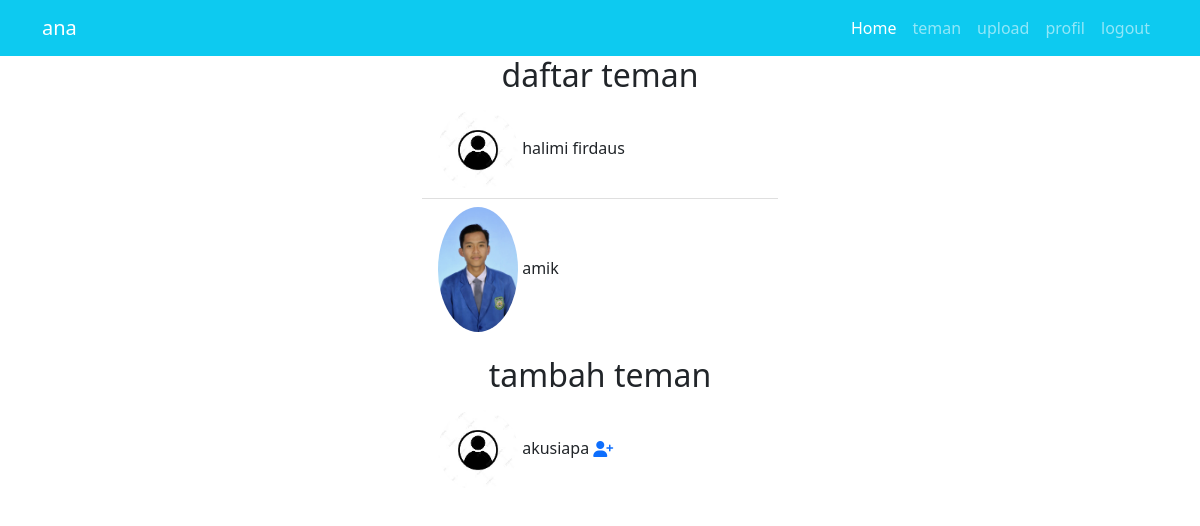
The app's page /teman.php (signed in) with its own data.
### tables this page shows
CREATE TABLE `users` (
  `id` int(11) NOT NULL,
  `nama` varchar(64) DEFAULT NULL,
  `tgl` varchar(15) DEFAULT NULL,
  `foto` varchar(64) DEFAULT NULL,
  `username` varchar(64) DEFAULT NULL,
  `pwd` varchar(64) DEFAULT NULL
);

### teman.php (the view, shortened to what this page needs)
<?php
    $dbc = new PDO ('mysql:host=localhost;dbname=instaapp','root','');
    $query = $dbc->prepare("SELECT * FROM users WHERE :id = users.id");
			$query->bindValue(':id', $_SESSION['id']);
			$query->execute();
 ?>
<!doctype html>
<html lang="en">
  <head>
    <link href="https://cdn.jsdelivr.net/npm/bootstrap@5.0.0-beta3/dist/css/bootstrap.min.css" rel="stylesheet">
  </head>
  <body>
    <?php foreach ($query as $row ) { ?>
     <nav class="navbar navbar-expand-lg navbar-dark bg-info">
      <div class="container">
        <a class="navbar-brand" href="#"><?= $row["nama"]; ?></a>
        <div class="collapse navbar-collapse" id="navbarNav">
          <ul class="navbar-nav ms-auto">
            <li class="nav-item">
              <a class="nav-link active" aria-current="page" href="index.php">Home</a>
            </li>
            <li class="nav-item">
              <a class="nav-link" href="teman.php">teman</a>
            </li>
            <li class="nav-item">
              <a class="nav-link" href="upload.php">upload</a>
            </li>
            <li class="nav-item">
              <a class="nav-link" href="profil.php">profil</a>
            </li>
            <li class="nav-item">
              <a class="nav-link" href="logout.php">logout</a>
            </li>
          </ul>
        </div>
      </div>
    </nav>
   <?php } ?>
   <section>
        <div class="container">
            <div class="raw text-center">
                <div class="col">
                    <h2>daftar teman</h2>
                </div>
            </div>
            <div class="row justify-content-center">
                <div class="col-md-4">
                    <ul class="list-group list-group-flush">
                        <?php
                              $dbc = new PDO ('mysql:host=localhost;dbname=instaapp','root','');
                              $flw = $dbc->prepare("SELECT users.nama,users.foto FROM teman, users WHERE teman.id_teman = users.id AND teman.status='mengikuti' and teman.id=:id");
			                  $flw->bindValue(':id', $_SESSION['id']);
			                  $flw->execute();
                              foreach ($flw as $flws) {
                        ?>
                         <li class="list-group-item">
                            <img src="gambar/<?= $flws['foto']; ?>" alt="amik" width="80" class="rounded-circle" />
                            <?= $flws['nama']; ?>
                         </li>
                         <?php } ?>
                    </ul>
                </div>
            </div>
            <div class="raw text-center">
                <div class="col">
                    <h2>tambah teman</h2>
                </div>
            </div>
            <div class="row justify-content-center">
                <?php
                    $dbc = new PDO ('mysql:host=localhost;dbname=instaapp','root','');
                    $teman = $dbc->prepare("SELECT nama,foto,id from users WHERE id!=:id AND id NOT IN (SELECT id_teman from teman where id=:id);");
			              $teman->bindValue(':id', $_SESSION['id']);
			              $teman->execute();
                ?>
                <div class="col-md-4">
                    <ul class="list-group list-group-flush">
                        <?php foreach ($teman as $tmn) {   ?>
                        <li class="list-group-item">
                        <img src="gambar/<?= $tmn['foto']; ?>" alt="amik" width="80" class="rounded-circle" />
                        <?= $tmn['nama']; ?>
                        <a href="tambah.php?id=<?= $tmn['id']; ?>" name="tambah"><i class="fas fa-user-plus"></i></a>
                        </li>
                        <?php } ?>
                    </ul>
                </div>
            </div>
        </div>
   </section>
  </body>
</html>

### records on screen
users: nama "ana"
users: foto (placeholder picture), nama "halimi firdaus"
users: foto (picture), nama "amik"
users: foto (placeholder picture), nama "akusiapa"
